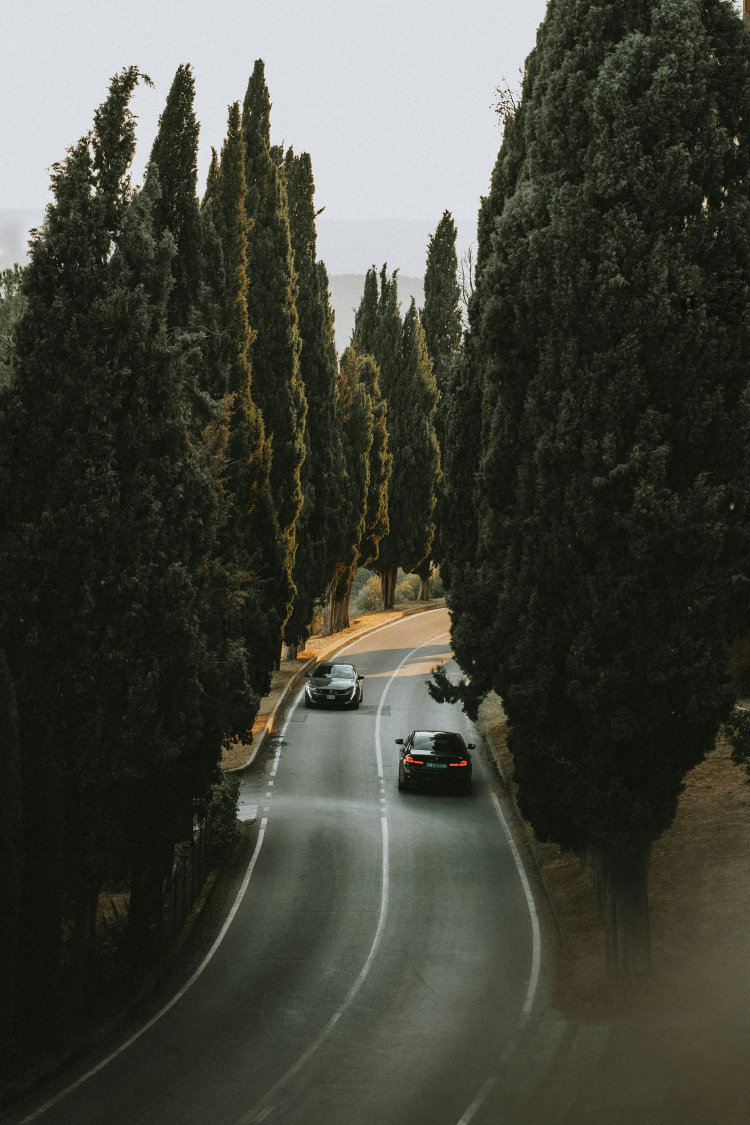
#> input picture sample.jpg, 3000 x 4500 px, found by its file name (shown at 1/4 size)
$ jupyter execute cv_rs_5.ipynb
#> lines starting #> are read from the running program, lines starting #| are printed output that depends on the picture
[cell 1]
import os
import cv2
import urllib.request
import numpy as np
from PIL import Image

if os.path.exists('sample_data/sample.jpg'):
    image_url = 'sample_data/sample.jpg'
elif os.path.exists('sample.jpg'):
    image_url = 'sample.jpg'
else:
    image_url = 'sample.jpg'


cascade_file = 'cars.xml'
if not os.path.exists(cascade_file):
    print("Downloading Haar Cascade model file...")
    url = "https://raw.githubusercontent.com/andrewssobral/vehicle_detection_haarcascades/master/cars.xml"
    urllib.request.urlretrieve(url, cascade_file)
#> (this line was passed over: the network is not available in this run)

if os.path.exists(image_url):
    image = Image.open(image_url)
#> image is the input picture: PIL image 3000x4500 RGB; mean R, G, B 66.7, 68.8, 58.6
    image = image.resize((450, 250))
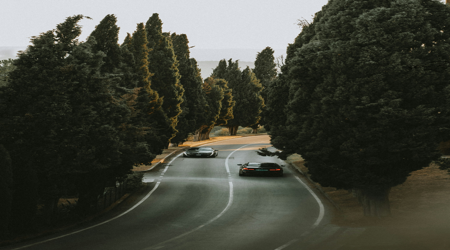
#> image: PIL image 450x250 RGB; mean R, G, B 66.7, 68.8, 58.6

    image_arr = np.array(image)

    if image_arr.shape[2] == 4:
        image_arr = cv2.cvtColor(image_arr, cv2.COLOR_RGBA2BGR)
    elif len(image_arr.shape) == 3 and image_arr.shape[2] == 3:
        image_arr = cv2.cvtColor(image_arr, cv2.COLOR_RGB2BGR)

    grey = cv2.cvtColor(image_arr, cv2.COLOR_BGR2GRAY)
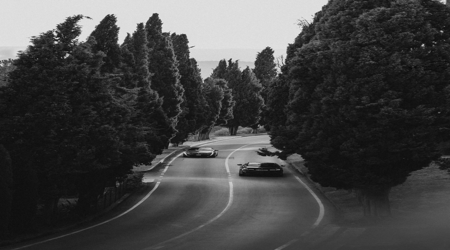
#> grey: shape (250, 450); min 8, max 231, mean 67
    blur = cv2.GaussianBlur(grey, (5, 5), 0)
    dilated = cv2.dilate(blur, np.ones((3, 3)))
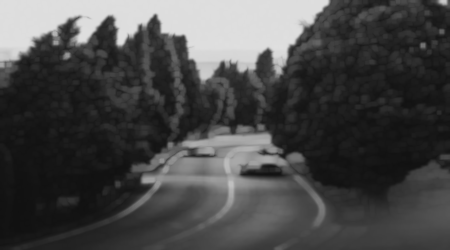
#> dilated: shape (250, 450); min 16, max 223, mean 71.9
    kernel = cv2.getStructuringElement(cv2.MORPH_ELLIPSE, (2, 2))
    closing = cv2.morphologyEx(dilated, cv2.MORPH_CLOSE, kernel)
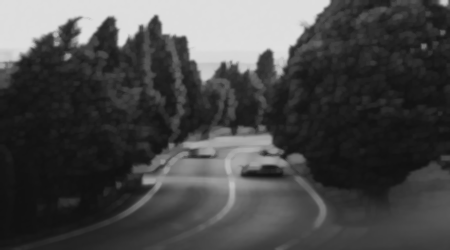
#> closing: shape (250, 450); min 17, max 223, mean 72.3

    car_cascade = cv2.CascadeClassifier(cascade_file)
    cars = car_cascade.detectMultiScale(closing, 1.1, 1)

    cnt = 0
    for (x, y, w, h) in cars:
        cv2.rectangle(image_arr, (x, y), (x+w, y+h), (255, 0, 0), 2)
        cnt += 1


    output_image = cv2.cvtColor(image_arr, cv2.COLOR_BGR2RGB)
    annotated_image = Image.fromarray(output_image)

    print(f" Vehicles Detected: {cnt}")
    print("Detected Output View:")
    display(annotated_image)
else:
    print(f" Error: Could not find '{image_url}'. Please upload your file into the Colab files panel.")
